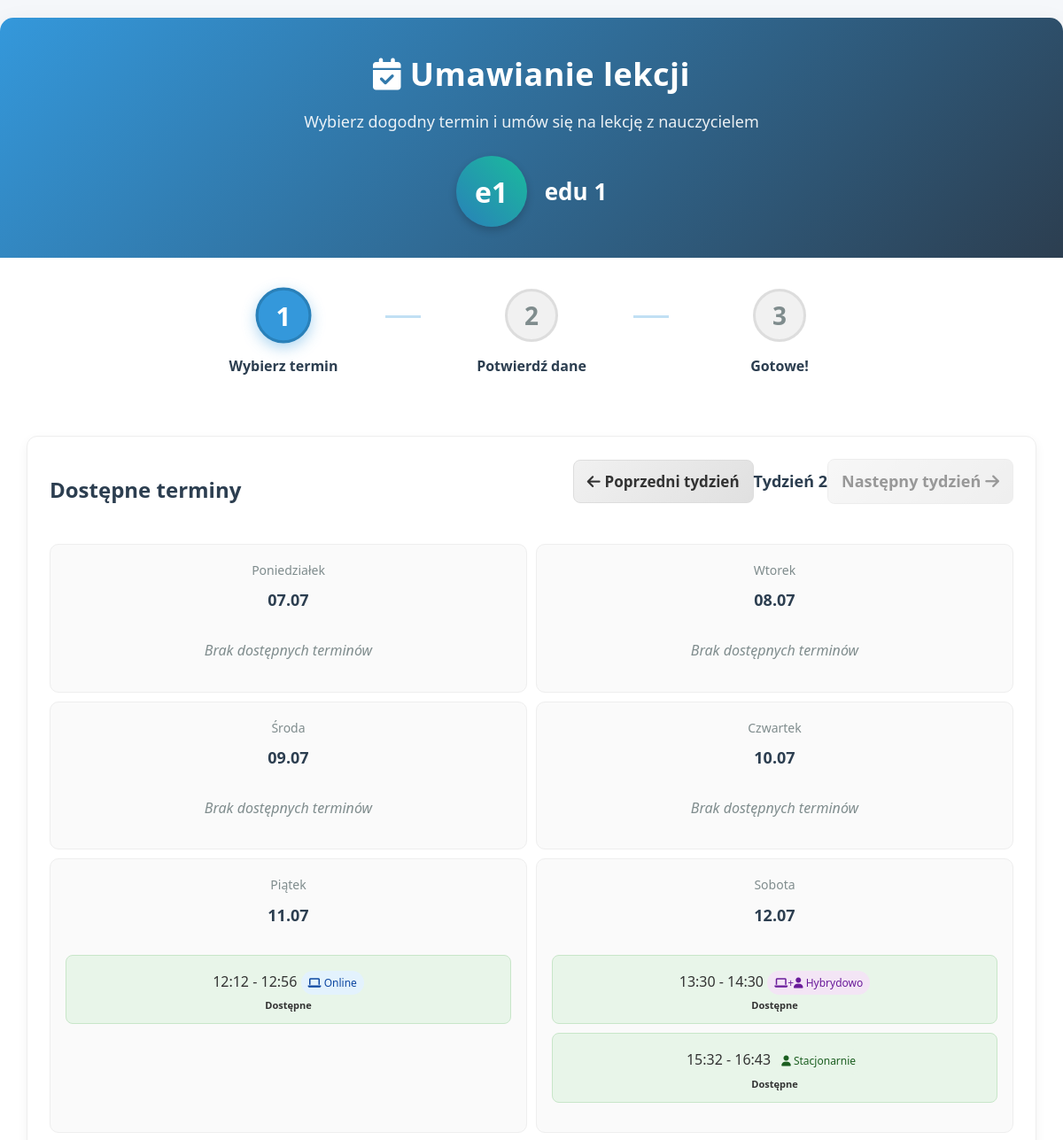
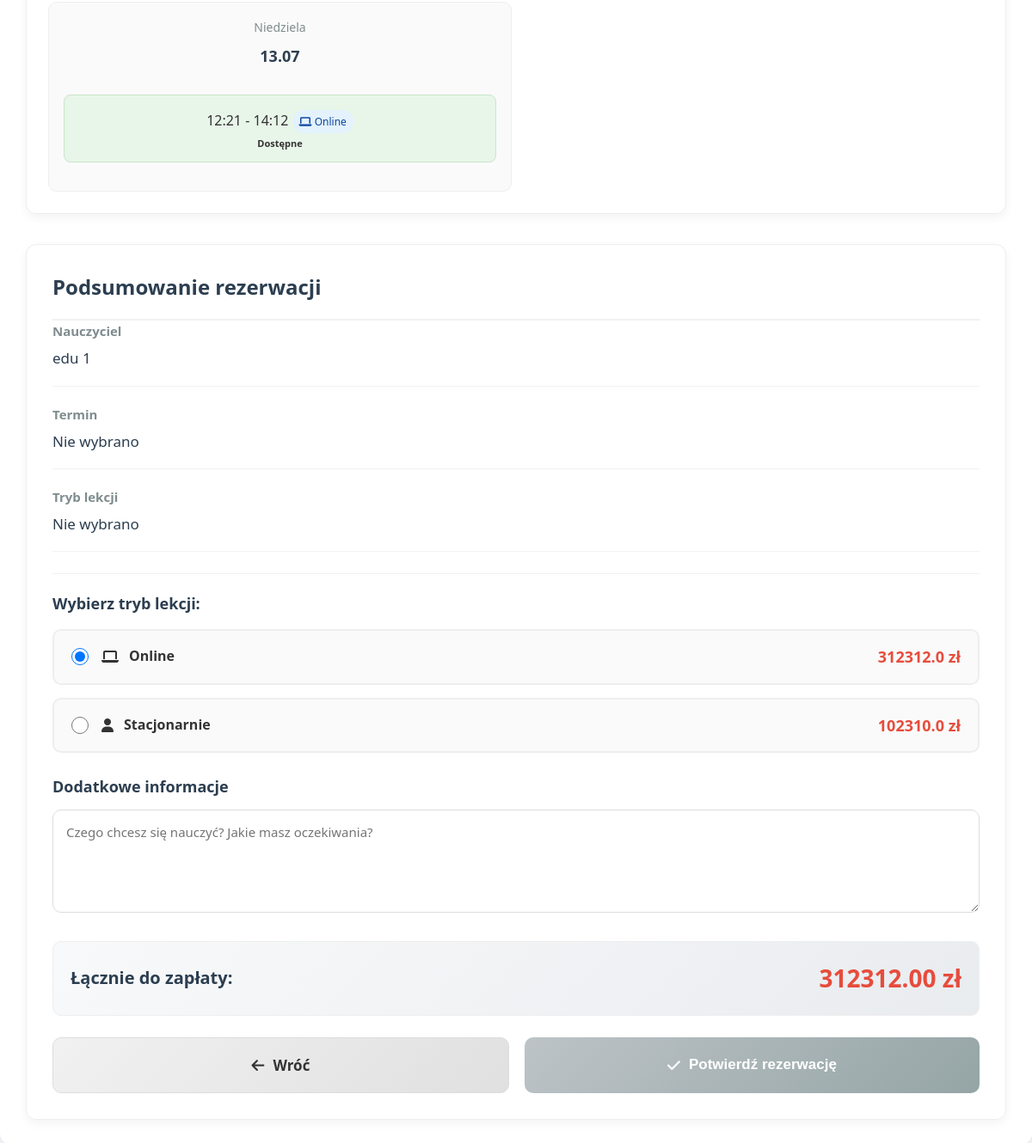
Screenshot of /book_teacher/3?week_offset=1 (signed in) with the database file from the repository (2 pictures, top to bottom).
### tables this page shows
CREATE TABLE users (
                id INTEGER PRIMARY KEY AUTOINCREMENT,
                username TEXT UNIQUE NOT NULL,
                email TEXT UNIQUE NOT NULL,
                hash TEXT NOT NULL,
                role INTEGER DEFAULT 0,
                voivodeship TEXT,
                regional_teacher_id INTEGER,
                first_name TEXT,
                last_name TEXT,
                phone TEXT,
                school TEXT,
                subjects TEXT,
                experience_years INTEGER,
                bio TEXT,
                profile_picture TEXT,
                created_at TIMESTAMP DEFAULT CURRENT_TIMESTAMP,
                is_online INTEGER DEFAULT 0,
                last_online TIMESTAMP,
                teaching_modes TEXT DEFAULT 'online',
                availability_hours INTEGER DEFAULT 8,
                parental_email TEXT,
                password_setup_token TEXT,
                token_expiry TIMESTAMP,
                password_reset_token TEXT,
                password_reset_expiry TIMESTAMP,
                tmethod TEXT DEFAULT 'default_method'
            );

CREATE TABLE teacher_availability (
                id INTEGER PRIMARY KEY AUTOINCREMENT,
                teacher_id INTEGER NOT NULL,
                day_of_week INTEGER NOT NULL,
                start_time TEXT NOT NULL,
                end_time TEXT NOT NULL,
                is_available INTEGER NOT NULL DEFAULT 1,
                teaching_mode TEXT NOT NULL,
                created_at TIMESTAMP DEFAULT CURRENT_TIMESTAMP,
                updated_at TIMESTAMP DEFAULT CURRENT_TIMESTAMP,
                FOREIGN KEY (teacher_id) REFERENCES users (id)
            );

CREATE TABLE teacher_pricing (
                teacher_id INTEGER PRIMARY KEY,
                price_online REAL NOT NULL DEFAULT 80.0,
                price_in_person REAL NOT NULL DEFAULT 100.0,
                updated_at TIMESTAMP DEFAULT CURRENT_TIMESTAMP,
                FOREIGN KEY (teacher_id) REFERENCES users (id)
            );

### app.py (the view, shortened to what this page needs)
@app.route("/book_teacher/<int:teacher_id>", methods=["GET", "POST"])
def book_teacher(teacher_id):
    if "user_id" not in session:
        flash("Musisz być zalogowany, aby umawiać lekcje", "error")
        return redirect(url_for("login"))
    student_id = session["user_id"]
    db = get_db()
    week_offset = request.args.get('week_offset', 0, type=int)
    week_offset = max(0, min(1, week_offset))
    today = datetime.now().date()
    start_of_week = today - timedelta(days=today.weekday()) + timedelta(weeks=week_offset)
    week_dates = [start_of_week + timedelta(days=i) for i in range(14)]
    teacher = db.execute("""
        SELECT id, first_name, last_name, teaching_modes
        FROM users
        WHERE id = ? AND role IN (?, ?)
    """, (teacher_id, ROLE_TEACHER, ROLE_REGIONAL_TEACHER)).fetchone()
    if not teacher:
        flash("Nauczyciel nie istnieje", "error")
        return redirect(url_for("index"))
    teacher = row_to_dict(teacher)
    pricing = db.execute("""
        SELECT price_online, price_in_person
        FROM teacher_pricing
        WHERE teacher_id = ?
    """, (teacher_id,)).fetchone()
    if not pricing:
        pricing = {"price_online": 80.0, "price_in_person": 100.0}
    availability_rows = db.execute("""
        SELECT day_of_week, start_time, end_time, is_available, teaching_mode
        FROM teacher_availability
        WHERE teacher_id = ? AND is_available = 1
    """, (teacher_id,)).fetchall()
    availability_blocks = {}
    for row in availability_rows:
        day = row['day_of_week']
        if day not in availability_blocks:
            availability_blocks[day] = []
        start_time = normalize_time(row['start_time'])
        end_time = normalize_time(row['end_time'])
        time_slot = f"{start_time} - {end_time}"
        availability_blocks[day].append({
            "start": start_time,
            "end": end_time,
            "mode": row['teaching_mode'],
            "time_slot": time_slot
        })
    booked_slots = {}
    if week_dates:
        start_date = week_dates[0].strftime("%Y-%m-%d")
        end_date = week_dates[-1].strftime("%Y-%m-%d")
        booking_rows = db.execute("""
            SELECT booking_date, time_slot
            FROM bookings
            WHERE teacher_id = ?
              AND status NOT IN ('cancelled', 'odwolana')
              AND booking_date BETWEEN ? AND ?
        """, (teacher_id, start_date, end_date)).fetchall()
        for row in booking_rows:
            date_str = row['booking_date']
            if date_str not in booked_slots:
                booked_slots[date_str] = set()
            normalized_slot = normalize_time_slot(row['time_slot'])
            booked_slots[date_str].add(normalized_slot)
    return render_template("book_teacher.html",
                           teacher=teacher,
                           availability_blocks=availability_blocks,
                           booked_slots=booked_slots,
                           teaching_modes=TEACHING_MODES,
                           pricing=pricing,
                           timedelta=timedelta,
                           week_dates=week_dates,
                           week_offset=week_offset)

### app.py (called while the page is built)
def get_db():
    db = getattr(g, '_database', None)
    if db is None:
        db = g._database = sqlite3.connect(DATABASE)
        db.row_factory = sqlite3.Row
    return db

def normalize_time(time_str):
    try:
        t = datetime.strptime(time_str, '%H:%M')
        return t.strftime('%H:%M')
    except:
        return time_str

@app.teardown_appcontext
def close_connection(exception):
    db = getattr(g, '_database', None)
    if db is not None:
        db.close()

def row_to_dict(row):
    return dict(row) if row else None

@app.context_processor
def utility_processor():
    return dict(
        get_day_name=get_day_name,
        get_role_name=get_role_name,
        datetime=datetime,
        timedelta=timedelta,
        format_time_slot=format_time_slot
    )

### templates/book_teacher.html (shortened to what this page needs)
<!DOCTYPE html>
<html lang="pl">
<head>
    <link rel="stylesheet" href="https://cdnjs.cloudflare.com/ajax/libs/font-awesome/6.4.0/css/all.min.css">
</head>
<body>
    <div class="booking-container">
        <div class="booking-header">
            <h1><i class="fas fa-calendar-check"></i> Umawianie lekcji</h1>
            <p>Wybierz dogodny termin i umów się na lekcję z nauczycielem</p>
            <div class="teacher-info">
                <div class="teacher-avatar">
                    {{ teacher.first_name[0] }}{{ teacher.last_name[0] }}
                </div>
                <div class="teacher-name">
                    {{ teacher.first_name }} {{ teacher.last_name }}
                </div>
            </div>
        </div>
        <div class="booking-steps">
            <div class="step active">
                <div class="step-number">1</div>
                <div class="step-title">Wybierz termin</div>
            </div>
            <div class="step">
                <div class="step-number">2</div>
                <div class="step-title">Potwierdź dane</div>
            </div>
            <div class="step">
                <div class="step-number">3</div>
                <div class="step-title">Gotowe!</div>
            </div>
        </div>
        <form method="POST" action="{{ url_for('book_teacher', teacher_id=teacher.id, week_offset=week_offset) }}" id="bookingForm">
            <div class="booking-content">
                <div class="calendar-container">
                    <div class="calendar-header">
                        <h2 class="calendar-title">Dostępne terminy</h2>
                        <div class="week-navigation">
                            {% if week_offset == 0 %}
                                <span class="btn disabled">
                                    <i class="fas fa-arrow-left"></i> Poprzedni tydzień
                                </span>
                            {% else %}
                                <a href="{{ url_for('book_teacher', teacher_id=teacher.id, week_offset=week_offset-1) }}" class="btn">
                                    <i class="fas fa-arrow-left"></i> Poprzedni tydzień
                                </a>
                            {% endif %}
                            <span>Tydzień {{ week_offset + 1 }}</span>
                            {% if week_offset == 1 %}
                                <span class="btn disabled">
                                    Następny tydzień <i class="fas fa-arrow-right"></i>
                                </span>
                            {% else %}
                                <a href="{{ url_for('book_teacher', teacher_id=teacher.id, week_offset=week_offset+1) }}" class="btn">
                                    Następny tydzień <i class="fas fa-arrow-right"></i>
                                </a>
                            {% endif %}
                        </div>
                    </div>
                    <div class="calendar-grid">
                        <div class="week-row">
                            {% for day_date in week_dates[:7] %}
                            <div class="calendar-day {% if day_date == datetime.now().date() %}current-day{% endif %}" data-full-date="{{ day_date.strftime('%Y-%m-%d') }}">
                                <div class="day-name">{{ ['Poniedziałek', 'Wtorek', 'Środa', 'Czwartek', 'Piątek', 'Sobota', 'Niedziela'][loop.index0] }}</div>
                                <div class="day-date">
                                    {{ day_date.strftime('%d.%m') }}
                                </div>
                                <div class="time-slots">
                                    {% set day_of_week = loop.index0 %}
                                    {% set day_date_str = day_date.strftime('%Y-%m-%d') %}
                                    {% if day_of_week in availability_blocks %}
                                        {% for block in availability_blocks[day_of_week] %}
                                            {% set time_slot = block.time_slot %}
                                            {% set normalized_slot = time_slot | replace(' ', '') | replace(':', '') | lower %}
                                            {% set is_booked = false %}
                                            {% if day_date_str in booked_slots and normalized_slot in booked_slots[day_date_str] %}
                                                {% set is_booked = true %}
                                            {% endif %}
                                            <div class="time-block
                                                        {% if is_booked %}booked{% else %}available{% endif %}"
                                                 data-day="{{ day_of_week }}"
                                                 data-slot="{{ time_slot }}"
                                                 data-mode="{{ block.mode }}"
                                                 {% if is_booked %}title="Ten termin jest już zajęty"{% endif %}>
                                                {{ time_slot }}
                                                <div class="mode-indicator {{ block.mode }}">
                                                    {% if block.mode == 'online' %}
                                                        <i class="fas fa-laptop"></i> Online
                                                    {% elif block.mode == 'in_person' %}
                                                        <i class="fas fa-user"></i> Stacjonarnie
                                                    {% elif block.mode == 'hybrid' %}
                                                        <i class="fas fa-laptop"></i>+<i class="fas fa-user"></i> Hybrydowo
                                                    {% else %}
                                                        <i class="fas fa-laptop"></i>+<i class="fas fa-user"></i> Oba
                                                    {% endif %}
                                                </div>
                                                <div class="slot-status">
                                                    {% if is_booked %}
                                                        <span>Zajęte</span>
                                                    {% else %}
                                                        Dostępne
                                                    {% endif %}
                                                </div>
                                            </div>
                                        {% endfor %}
                                    {% else %}
                                        <div class="no-availability">
                                            Brak dostępnych terminów
                                        </div>
                                    {% endif %}
                                </div>
                            </div>
                            {% endfor %}
                        </div>
                    </div>
                </div>
                <div class="booking-summary">
                    <h3 class="summary-title">Podsumowanie rezerwacji</h3>
                    <div class="summary-item">
                        <div class="item-label">Nauczyciel</div>
                        <div class="item-value">{{ teacher.first_name }} {{ teacher.last_name }}</div>
                    </div>
                    <div class="summary-item">
                        <div class="item-label">Termin</div>
                        <div class="item-value" id="selectedDateTime">Nie wybrano</div>
                    </div>
                    <div class="summary-item">
                        <div class="item-label">Tryb lekcji</div>
                        <div class="item-value" id="selectedLessonMode">Nie wybrano</div>
                    </div>
                    <div class="mode-selector">
                        <div class="mode-title">Wybierz tryb lekcji:</div>
                        <div class="mode-options">
                            <label class="mode-option" id="onlineOption">
                                <input type="radio" name="lesson_mode" value="online" checked>
                                <div class="mode-info">
                                    <i class="fas fa-laptop"></i>
                                    <span>Online</span>
                                </div>
                                <div class="mode-price">{{ pricing.price_online }} zł</div>
                            </label>
                            <label class="mode-option" id="inPersonOption">
                                <input type="radio" name="lesson_mode" value="in_person">
                                <div class="mode-info">
                                    <i class="fas fa-user"></i>
                                    <span>Stacjonarnie</span>
                                </div>
                                <div class="mode-price">{{ pricing.price_in_person }} zł</div>
                            </label>
                        </div>
                    </div>
                    <div class="notes-section">
                        <div class="notes-title">Dodatkowe informacje</div>
                        <textarea name="notes" class="notes-input" placeholder="Czego chcesz się nauczyć? Jakie masz oczekiwania?"></textarea>
                    </div>
                    <div class="total-price">
                        <div class="price-label">Łącznie do zapłaty:</div>
                        <div class="price-value" id="totalPrice">0 zł</div>
                    </div>
                    <div class="booking-actions">
                        <a href="{{ url_for('teacher_profile', teacher_id=teacher.id) }}" class="btn btn-secondary">
                            <i class="fas fa-arrow-left"></i> Wróć
                        </a>
                        <button type="submit" class="btn btn-primary" id="confirmButton" disabled>
                            <i class="fas fa-check"></i> Potwierdź rezerwację
                        </button>
                    </div>
                </div>
            </div>
        </form>
    </div>
</body>
</html>

### rows the page displays
users: first_name "e", last_name "1", first_name "edu"
teacher_availability: time_slot "12:12 - 12:56", teaching_mode "online" (drawn)
teacher_availability: time_slot "13:30 - 14:30", teaching_mode "hybrid" (drawn)
teacher_availability: time_slot "15:32 - 16:43", teaching_mode "in_person" (drawn)
teacher_availability: time_slot "12:21 - 14:12", teaching_mode "online" (drawn)
teacher_pricing: price_online "312312.0", price_in_person "102310.0"

### other values shown
{{ week_offset + 1 }} "2"
{{ day_date.strftime('%d.%m') }} "07.07" "08.07" "09.07" "10.07" "11.07" "12.07" "13.07"
